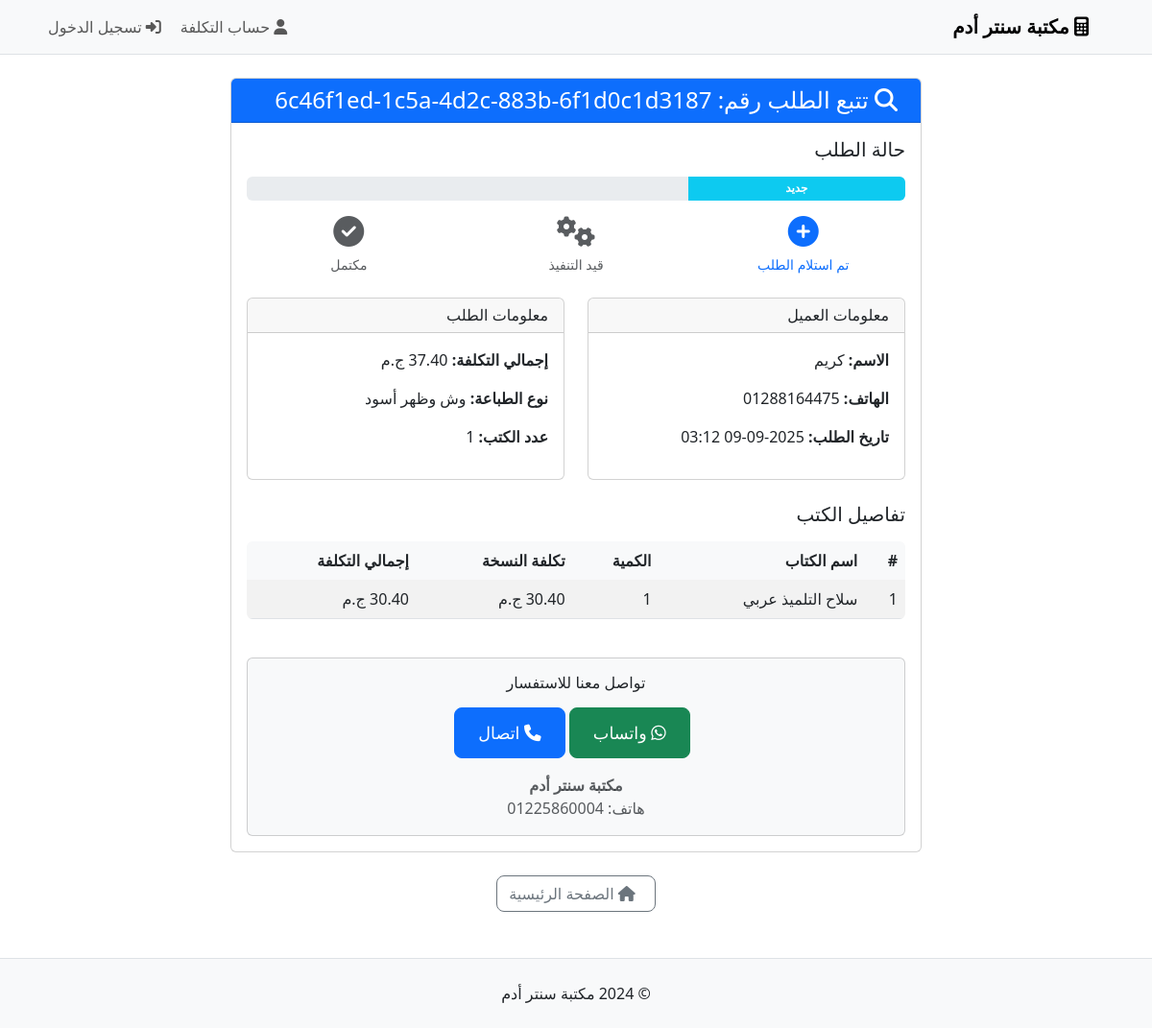
The page /order/6c46f1ed-1c5a-4d2c-883b-6f1d0c1d3187 on the database its author committed.
### models.py (models this page shows, shortened)
class Order(db.Model):
    __tablename__ = 'orders'
    id = Column(Integer, primary_key=True)
    order_number = Column(String(36), unique=True, nullable=False, default=lambda: str(uuid.uuid4()))
    customer_name = Column(String(100))
    customer_phone = Column(String(20))
    total_cost = Column(Float, nullable=False)
    status = Column(String(20), default='new')  # new, in_progress, completed
    printing_type_id = Column(Integer, ForeignKey('printing_prices.id'))
    selected_addons = Column(Text)  # JSON string of selected addons
    created_at = Column(DateTime, default=datetime.utcnow)
    completed_at = Column(DateTime)
    employee_id = Column(Integer, ForeignKey('employees.id'))
    printing_type = relationship('PrintingPrice', backref='orders')
    employee = relationship('Employee', backref='orders')
    order_items = relationship('OrderItem', backref='order', lazy=True, cascade='all, delete-orphan')

class PrintingPrice(db.Model):
    __tablename__ = 'printing_prices'
    id = Column(Integer, primary_key=True)
    name = Column(String(100), nullable=False, unique=True)  # e.g., "وش أسود", "وش وظهر أسود"
    price_per_unit = Column(Float, nullable=False)
    pages_per_unit = Column(Integer, nullable=False)  # How many pages per unit (2 for single-sided, 4 for double-sided)
    description = Column(Text)
    is_active = Column(Boolean, default=True)

class OrderItem(db.Model):
    __tablename__ = 'order_items'
    id = Column(Integer, primary_key=True)
    order_id = Column(Integer, ForeignKey('orders.id'), nullable=False)
    book_id = Column(Integer, ForeignKey('books.id'), nullable=False)
    quantity = Column(Integer, nullable=False, default=1)
    unit_cost = Column(Float, nullable=False)  # Cost per copy
    total_cost = Column(Float, nullable=False)  # Total cost for this item
    book = relationship('Book', backref='order_items')

class Book(db.Model):
    __tablename__ = 'books'
    id = Column(Integer, primary_key=True)
    name = Column(String(200), nullable=False)
    page_count = Column(Integer, nullable=False)
    description = Column(Text)
    is_active = Column(Boolean, default=True)
    subject_id = Column(Integer, ForeignKey('subjects.id'), nullable=False)

### routes.py (the view)
@app.route('/order/<order_number>')
def track_order(order_number):
    order = Order.query.filter_by(order_number=order_number).first_or_404()
    return render_template('user/track_order.html', order=order)

### templates/user/track_order.html (shortened to what this page needs)
{% extends 'base.html' %}
{% block content %}
<div class="container mt-4">
    <div class="row justify-content-center">
        <div class="col-lg-8">
            <div class="card">
                <div class="card-header bg-primary text-white">
                    <h4 class="mb-0">
                        <i class="fas fa-search me-2"></i>
                        تتبع الطلب رقم: {{ order.order_number }}
                    </h4>
                </div>
                <div class="card-body">
                    <div class="mb-4">
                        <h5 class="mb-3">حالة الطلب</h5>
                        <div class="progress mb-3" style="height: 25px;">
                            {% if order.status == 'new' %}
                            <div class="progress-bar bg-info" role="progressbar" style="width: 33%;">
                                <strong>جديد</strong>
                            </div>
                            {% elif order.status == 'in_progress' %}
                            <div class="progress-bar bg-warning" role="progressbar" style="width: 66%;">
                                <strong>قيد التنفيذ</strong>
                            </div>
                            {% elif order.status == 'completed' %}
                            <div class="progress-bar bg-success" role="progressbar" style="width: 100%;">
                                <strong>مكتمل</strong>
                            </div>
                            {% endif %}
                        </div>
                        <div class="row text-center">
                            <div class="col-4">
                                <div class="{% if order.status in ['new', 'in_progress', 'completed'] %}text-primary{% else %}text-muted{% endif %}">
                                    <i class="fas fa-plus-circle fa-2x mb-2"></i>
                                    <p class="small mb-0">تم استلام الطلب</p>
                                </div>
                            </div>
                            <div class="col-4">
                                <div class="{% if order.status in ['in_progress', 'completed'] %}text-warning{% else %}text-muted{% endif %}">
                                    <i class="fas fa-cogs fa-2x mb-2"></i>
                                    <p class="small mb-0">قيد التنفيذ</p>
                                </div>
                            </div>
                            <div class="col-4">
                                <div class="{% if order.status == 'completed' %}text-success{% else %}text-muted{% endif %}">
                                    <i class="fas fa-check-circle fa-2x mb-2"></i>
                                    <p class="small mb-0">مكتمل</p>
                                </div>
                            </div>
                        </div>
                    </div>
                    <div class="row mb-4">
                        <div class="col-md-6">
                            <div class="card">
                                <div class="card-header">
                                    <h6 class="mb-0">معلومات العميل</h6>
                                </div>
                                <div class="card-body">
                                    <p><strong>الاسم:</strong> {{ order.customer_name or 'غير محدد' }}</p>
                                    <p><strong>الهاتف:</strong> {{ order.customer_phone or 'غير محدد' }}</p>
                                    <p><strong>تاريخ الطلب:</strong> {{ order.created_at.strftime('%Y-%m-%d %H:%M') }}</p>
                                </div>
                            </div>
                        </div>
                        <div class="col-md-6">
                            <div class="card">
                                <div class="card-header">
                                    <h6 class="mb-0">معلومات الطلب</h6>
                                </div>
                                <div class="card-body">
                                    <p><strong>إجمالي التكلفة:</strong> {{ "%.2f"|format(order.total_cost) }} ج.م</p>
                                    <p><strong>نوع الطباعة:</strong> {{ order.printing_type.name if order.printing_type else 'غير محدد' }}</p>
                                    <p><strong>عدد الكتب:</strong> {{ order.order_items|length }}</p>
                                </div>
                            </div>
                        </div>
                    </div>
                    <div class="mb-4">
                        <h5 class="mb-3">تفاصيل الكتب</h5>
                        <div class="table-responsive">
                            <table class="table table-striped">
                                <thead>
                                    <tr>
                                        <th>#</th>
                                        <th>اسم الكتاب</th>
                                        <th>الكمية</th>
                                        <th>تكلفة النسخة</th>
                                        <th>إجمالي التكلفة</th>
                                    </tr>
                                </thead>
                                <tbody>
                                    {% for item in order.order_items %}
                                    <tr>
                                        <td>{{ loop.index }}</td>
                                        <td>{{ item.book.name }}</td>
                                        <td>{{ item.quantity }}</td>
                                        <td>{{ "%.2f"|format(item.unit_cost) }} ج.م</td>
                                        <td>{{ "%.2f"|format(item.total_cost) }} ج.م</td>
                                    </tr>
                                    {% endfor %}
                                </tbody>
                            </table>
                        </div>
                    </div>
                    <div class="card bg-light">
                        <div class="card-body text-center">
                            <h6 class="mb-3">تواصل معنا للاستفسار</h6>
                            <a href="https://wa.me/01225860004?text=مرحباً، أريد الاستفسار عن طلب رقم {{ order.order_number }}"
                               class="btn btn-success btn-lg me-2"
                               target="_blank">
                                <i class="fab fa-whatsapp"></i> واتساب
                            </a>
                            <a href="tel:01225860004" class="btn btn-primary btn-lg">
                                <i class="fas fa-phone"></i> اتصال
                            </a>
                            <p class="mt-3 mb-0 text-muted">
                                <strong>مكتبة سنتر أدم</strong><br>
                                هاتف: 01225860004
                            </p>
                        </div>
                    </div>
                </div>
            </div>
            <div class="text-center mt-4">
                <a href="{{ url_for('index') }}" class="btn btn-outline-secondary">
                    <i class="fas fa-home me-2"></i>
                    الصفحة الرئيسية
                </a>
            </div>
        </div>
    </div>
</div>
{% endblock %}

### static/css/style.css (style rules this page uses)
body { font-family: 'Segoe UI', Tahoma, Geneva, Verdana, sans-serif; background-color: #ffffff; color: #212529; }
[dir="rtl"] { text-align: right; }
.card { transition: all 0.3s ease; }
.btn { border-radius: 8px; font-weight: 500; }
.btn-lg { padding: 12px 24px; font-size: 1.1rem; }
.table { border-radius: 0.375rem; overflow: hidden; }
.table th { background-color: #f8f9fa; border: none; font-weight: 600; color: #212529; }
.card-header i { margin-right: 0.5rem; }

### templates/user/track_order.html (style rules this page uses)
.progress-bar { display: flex; align-items: center; justify-content: center; font-weight: bold; }

### rows shown on the page
Order: order_number "6c46f1ed-1c5a-4d2c-883b-6f1d0c1d3187", customer_name "كريم", customer_phone "01288164475", created_at "2025-09-09 03:12", total_cost "37.40"
PrintingPrice: printing_type "وش وظهر أسود"
OrderItem: book.name "سلاح التلميذ عربي", quantity "1", unit_cost "30.40", total_cost "30.40"

### other values the page prints
{{ order.order_items|length }} "1"
